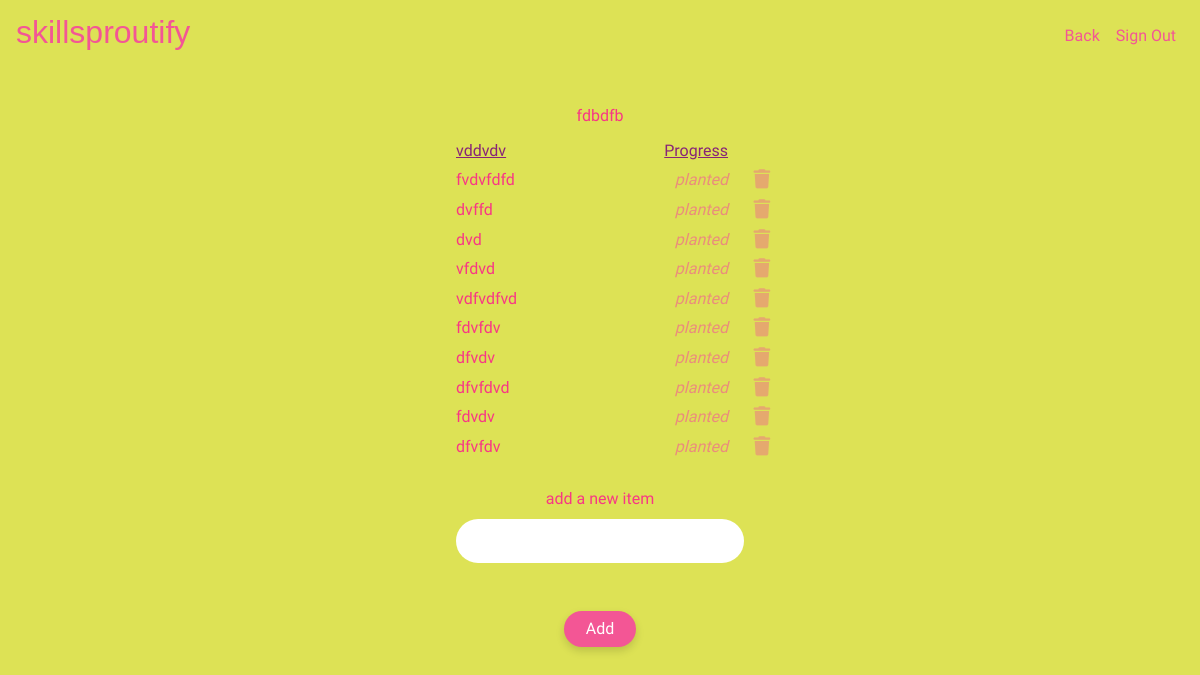
Page /learning/items/63/ (signed in) on the committed database.
### learning/models.py (models this page shows, shortened)
class Resource(models.Model):
    job_role = models.ForeignKey(JobRole, on_delete=models.CASCADE)
    name = models.CharField(max_length=100)

class JobRole(models.Model):
    user = models.ForeignKey(User, on_delete=models.CASCADE)
    title = models.CharField(max_length=100)

class ResourceItem(models.Model):
    resource = models.ForeignKey(Resource, on_delete=models.CASCADE)
    name = models.CharField(max_length=100)
    status = models.CharField(max_length=15, default='planted')

### learning/views.py (the view)
# urls.py: path('items/<int:resource_id>/', views.resource_items, name='resource_items'),
@login_required
def resource_items(request, resource_id):
    resource = get_object_or_404(Resource, id=resource_id, job_role__user=request.user)
    items = resource.resourceitem_set.all()
    form = ResourceItemForm()
    if request.method == "POST":
        new_item = ResourceItem(resource=resource)
        form = ResourceItemForm(request.POST, instance=new_item)
        if form.is_valid():
            form.save()
            return redirect('resource_items', resource_id=resource.id)
    return render(
        request,
        "learning/resource_items.html",
        {"resource": resource, "items": items, "form": form}
    )

### learning/forms.py
class ResourceItemForm(forms.ModelForm):
    class Meta:
        model = ResourceItem
        fields = ('name',)

### learning/templates/learning/resource_items.html (shortened to what this page needs)
{% extends "learning_base.html" %}
{% load widget_tweaks %}
{% block content %}
<div class="inner-box-learning">
    <div class="mt-5">
        <a href="{% url 'role_resources' resource.job_role.id %}" class="nav-link">
            <p class="primary-description mb-2">
                {{ resource.job_role.title }}
            </p>
        </a>
        {% if items %}
            <div class="item-row">
                <span class="primary-description item-text table-header">
                    {{ resource.name }}
                </span>
                <form>
                    <span class="primary-description status-field table-header">
                        Progress
                    </span>
                </form>
            </div>
        {% endif %}
        {% for item in items %}
            <div class="item-row">
                <span class="primary-description item-text">
                    {{ item.name }}
                </span>
                <form action="{% url 'toggle_item_status' item.id %}" method="POST">
                    <button type="submit" class="primary-description status-field status-{{ item.status }}">
                        {{ item.status }}
                    </button>
                </form>
                <a href="#delete-confirm-{{ item.id }}">
                    <i class="fa-solid fa-trash delete-btn"></i>
                </a>
            </div>
        {% empty %}
            <p class="primary-description text-center mt-5" style="opacity: 0.5;">
                your progress list is empty.<br>
                let's add something new below!
            </p>
        {% endfor %}
     </div>
</div>
<div class="inner-box-learning-input">
    <p class="primary-description">
        add a new item
    </p>
    <form method="POST">
        {{ form.name|add_class:"primary-input"|attr:"placeholder:Item name" }}
    <button type="submit" class="primary-btn mt-5">
        Add
    </button>
    </form>
</div>
{% endblock %}

### templates/learning_base.html (shortened to what this page needs)
{% load static %}
<!DOCTYPE html>
<html lang="en">
<head>
    <link href="https://cdn.jsdelivr.net/npm/bootstrap@5.3.7/dist/css/bootstrap.min.css" rel="stylesheet">
    <link rel="stylesheet" href="https://use.typekit.net/rax0hdk.css">
    <link rel="stylesheet" href="{% static 'css/style.css' %}">
</head>
    <body>
        <div class = "navbar-box">
            <nav class="navbar navbar-expand-lg">
                <h1 class="navbar-logo">skillsproutify</h1>
                <div class="collapse navbar-collapse" id="navbarMenu">
                    <ul class="navbar-nav ms-auto">
                        {% if request.resolver_match.url_name == 'resource_items' %}
                            <li class="nav-item"><a class="nav-link" href="{% url 'role_resources' resource.job_role.id %}">Back</a></li>
                        {% elif request.resolver_match.url_name == 'role_resources' %}
                            <li class="nav-item"><a class="nav-link" href="{% url 'selected_roles' %}">Back</a></li>
                        {% endif %}
                        <li class="nav-item"><a class="nav-link" href="{% url 'account_logout' %}">Sign Out</a></li>
                    </ul>
                </div>
            </nav>
        </div>
        <main class="outer-box">
            {% block content %}
            {% endblock %}
        </main>
    </body>
</html>

### static/css/style.css (style rules this page uses)
:root { --background-color: #DDE255; --pink-primary: #F83785; --pink-secondary: #F35695; --green-text: #0E6D12; --white: #FFFFFF; }
body { background-color: var(--background-color); font-family: "Kumbh Sans", sans-serif; margin: 0; }
form { position: relative; }
.navbar-box { height: 7vh; margin: 0; }
.outer-box { height: 100vh; display: flex; flex-direction: column; align-items: center; text-align: center; }
.inner-box-learning { width: 85vw; max-width: 18rem; display: flex; flex-direction: column; justify-content: flex-start; height: 26.95rem; }
.inner-box-learning-input { width: 85vw; max-width: 18rem; height: 10rem; display: flex; flex-direction: column; justify-content: space-between; }
.navbar-logo { font-family: "jeff-script", sans-serif; color: var(--pink-secondary); font-size: 2rem !important; margin: 0; margin-left: 1rem; }
.navbar-collapse { right: 0; }
.navbar-nav { display: flex; margin-right: 1rem; flex-direction: column; align-items: flex-end; margin-top: 0.5rem; }
.nav-link { color: var(--pink-secondary) !important; }
.primary-btn { background-color: var(--pink-secondary); color: var(--white); padding: 6px 22px; border: none; border-radius: 20px; box-shadow: 0 4px 8px rgba(0, 0, 0, 0.15); transition: all 0.2s ease; display: inline-block; text-decoration: none; align-self: center; }
.primary-description { color: var(--pink-primary); line-height: 1.5; max-width: 260px; margin: 0 auto; }
.table-header { color: #872477 !important; opacity: 1 !important; font-style: normal !important; text-decoration: underline !important; }
.primary-input { width: 100%; max-width: 22rem; padding: 0.5rem 1rem; border: none; border: 0.125rem solid transparent; border-radius: 2rem; color: var(--pink-secondary); background-color: var(--white); }
.primary-input::placeholder { color: transparent; }
.delete-btn { position: absolute; left: calc(100% + 0.6rem); top: 50%; transform: translateY(-50%); margin-top: -0.5rem; color: var(--pink-secondary); opacity: 0.4; z-index: 99; font-size: 1.2rem; cursor: pointer; white-space: nowrap; }
.item-row { position: relative; display: flex; align-items: center; width: 100%; height: 1.85rem !important; }
.status-field { margin-left: auto; margin-right: 1rem; font-style: italic; cursor: pointer; }
.item-row:first-of-type .status-field { padding-right: 0 !important; }
.status-planted { color: var(--pink-secondary) !important; opacity: 0.6; background: none; border: none; padding: 0; }
.item-text { text-align: left; flex-grow: 1; }
.item-row .delete-btn { margin-top: 0 !important; }

### rows in the picture
Resource: job_role "fdbdfb", name "vddvdv"
ResourceItem: name "fvdvfdfd", status "planted"
ResourceItem: name "dvffd", status "planted"
ResourceItem: name "dvd", status "planted"
ResourceItem: name "vfdvd", status "planted"
ResourceItem: name "vdfvdfvd", status "planted"
ResourceItem: name "fdvfdv", status "planted"
ResourceItem: name "dfvdv", status "planted"
ResourceItem: name "dfvfdvd", status "planted"
ResourceItem: name "fdvdv", status "planted"
ResourceItem: name "dfvfdv", status "planted"
